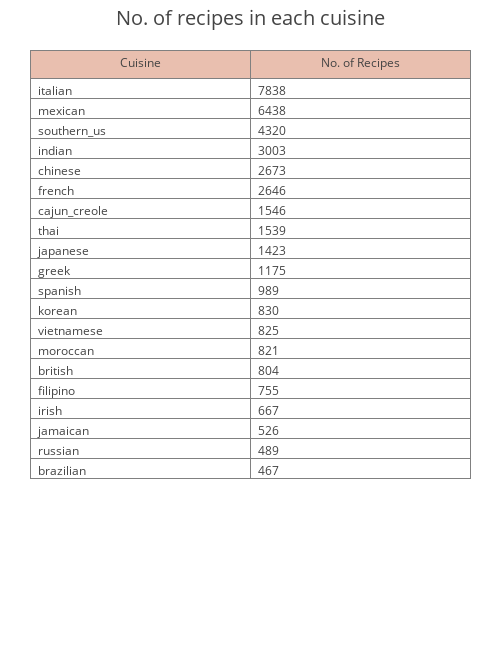

The notebook cell saved with this chart:
### Code cell
# Table for cusine and no. of recipes

data = [graph.Table(header=dict(values=['Cuisine','No. of Recipes'],
                                fill = dict(color=['#E9BFAF']), align = ['center'] * 5),
                                cells=dict(values=[df_train.cuisine.value_counts().index,df_train.cuisine.value_counts()],
                                align = ['left'] * 5))]

layout = graph.Layout(title='No. of recipes in each cuisine',
                        titlefont = dict(size = 20),
                        width=500, height=650, 
                        paper_bgcolor =  'rgba(0,0,0,0)',
                        plot_bgcolor = 'rgba(0,0,0,0)',
                        autosize = False,
                        margin=dict(l=30,r=30,b=15,t=50,pad=1))

iplot(dict(data=data, layout=layout))

### Figure 1 — Plotly figure (JSON) as saved in the notebook; plotly's stock layout.template omitted (floating-point values rounded to 4 significant figures)
{"data": [{"cells": {"align": ["left", "left", "left", "left", "left"], "values": [["italian", "mexican", "southern_us", "indian", "chinese", "french", "cajun_creole", "thai", "japanese", "greek", "spanish", "korean", "vietnamese", "moroccan", "british", "filipino", "irish", "jamaican", "russian", "brazilian"], [7838, 6438, 4320, 3003, 2673, 2646, 1546, 1539, 1423, 1175, 989, 830, 825, 821, 804, 755, 667, 526, 489, 467]]}, "header": {"align": ["center", "center", "center", "center", "center"], "fill": {"color": ["#E9BFAF"]}, "values": ["Cuisine", "No. of Recipes"]}, "type": "table", "uid": "883998b0-edaa-4458-b01a-f370db1a3ff8"}], "layout": {"autosize": false, "height": 650, "margin": {"b": 15, "l": 30, "pad": 1, "r": 30, "t": 50}, "paper_bgcolor": "rgba(0,0,0,0)", "plot_bgcolor": "rgba(0,0,0,0)", "title": {"font": {"size": 20}, "text": "No. of recipes in each cuisine"}, "width": 500}}
